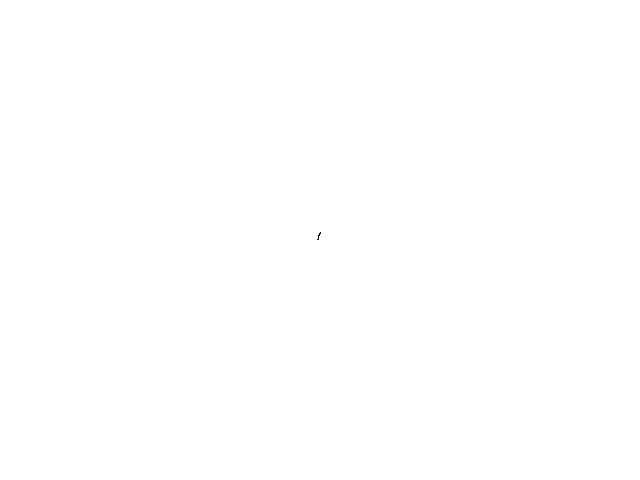
Frame 1 (no input)
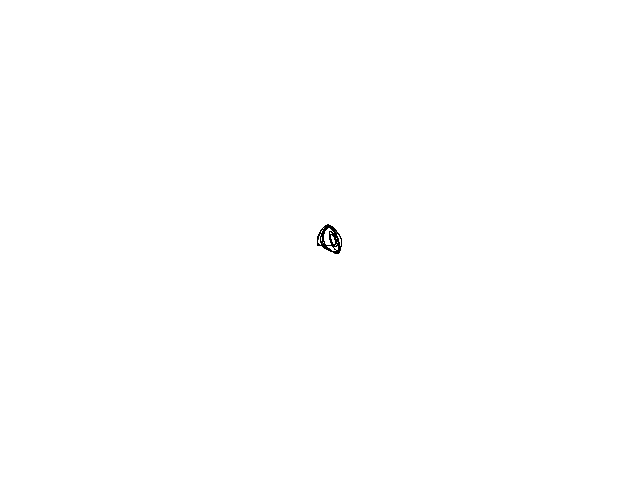
Frame 60 (the mouse pressed at the canvas centre just before this capture)
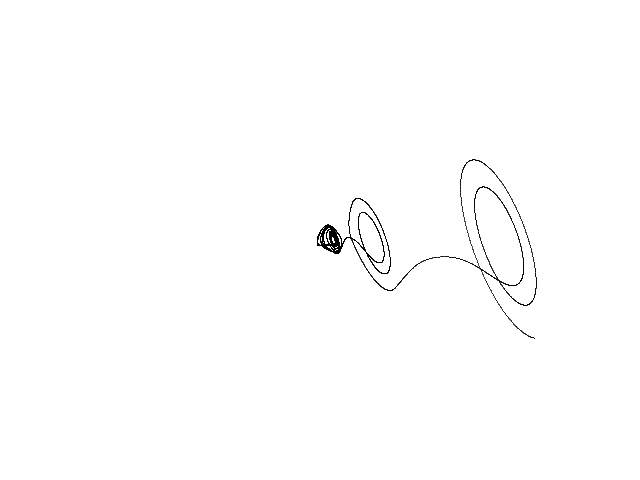
Frame 120 (the mouse held since frame 60 and released just before this capture)

The Processing sketch that drew these frames (run headless with seeded random() and noise(); from frame 60 on, the mouse is pressed at the canvas centre):

// Processing sketch: Chua_Multi_B
// ── Chua_Multi_B.pde
// Multi-layer Chua B chaotic attractor //

  float x = 0.1;
  float y = -0.2;
  float z = 0.3;
  float fx = 0.0;
  float dt = 0.003;
  float c[] = new float[6];
  float m[] = new float[6];
  float alpha = 9.0;
  float beta = 14.286;


void setup() {
  
  size(640, 480);
  background(255);
  
  m[0] = -0.14285714285;
  m[1] = 0.28571428571; 
  m[2] = -0.57142857142;
  m[3] = 0.28571428571;
  m[4] = -0.57142857142;
  m[5] = 0.28571428571;

  c[0] = 0.0;
  c[1] = 1.0;
  c[2] = 2.15;
  c[3] = 3.6;
  c[4] = 8.2;
  c[5] = 13.0;
  
}

void draw() {
  
  for (int i=0; i<100; i++) {
    
    float nx = x;
    float ny = y;
    float nz = z; 
    float sum = 0;
        
    for (int k = 1; k < 6; k++) sum = sum + ((m[k - 1] - m[k]) * (abs(nx + c[k]) - abs(nx - c[k])));
        
    fx = m[5] * nx + 0.5 * sum;
        
    x = nx + dt * (alpha * (ny - fx));
    y = ny + dt * (nx - ny + nz);
    z = nz + dt * (-beta * ny);
    
    point(320 + (9 * x), 240 + (40 * y));
        
  }

}
